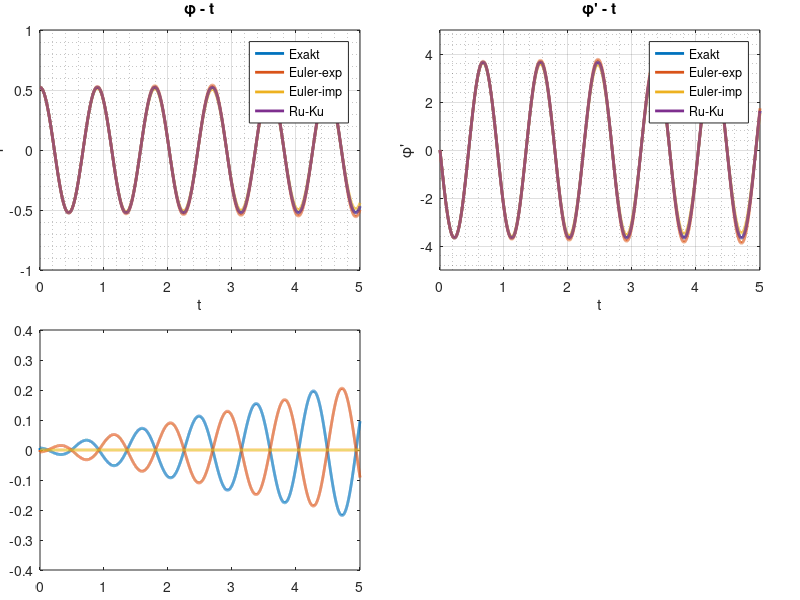

The MATLAB source for this figure: (Note: this script raises an error after producing the figure.)
%% MathPendel_Bearbeitungsfile.m
%  - Systemmatrix erstellen
%  - Anfangsbedingungen einsetzen
%  - Loesung der Gleichung mit verschiedenen numerischen Verfahren
%    berechnen
%  - Lakale und Globale Fehler berechnen
%  - Zeitschritte optimieren und vergleichen
%  ----------------------------------------------------------------------
%  Output:
%       - Berechnungszeit fuer die Loesung der Gleichung(en) mit
%         numerischen Verfahren
%       - Berechnungszeit fuer Fehler
%       - Berechnungszeti fuer die Loesung der Gleichung(en) mit
%         optimierten h (Zeitschrittweite)
%       - Globale Diskretisierungsfehler nach max. Anzahl der Schritte
%       - Glabale Diskratisierungsfehler nach max. Anzahl der Schritte mit
%         optimierten 'h' und vorgegebener Fehler
%       - Figure 1: Numerische Verfahren mit fixen 'h'
%           + Zeitlicher Verlauf von Winkel
%           + Zeitlicher Verlauf von Winkelgeschwindigkeit
%           + Zeitlicher Verlauf von lokalen Fehler
%           + Zeitlicher Verlauf von glabalen Fehler
%       - Figure 2: Numerische Verfahren mit optimierten 'h'
%           + Zeitlicher Verlauf von Winkel mit Euler-Explizit-Verfahren
%           + Zeitlicher Verlauf von Winkel mit Euler-Implizit-Verfahren
%           + Zeitlicher Verlauf von Winkel mit Runge-Kutta-Verfahren
%           + Zeitlicher Verlauf von Winkel
%  ----------------------------------------------------------------------
%  Wen Yi, Karlsruhe Institut of Technology
%  yi.wen@student.kit.edu
%  github.com/wenyi1994/Modellbildung-und-Simulation
%  2017/11/28

%% Bearbeitungsbogen (-zu bearbeiten-)
clear all
close all
clc

%% Parameter
g = 9.81;                           % m/s^2         %% Erdbeschleunigung
l = 0.2;                            % m             %% Laenge l
AnzahlSchritte = 10000;                             %% Anzahl der Zeitschritte
ts=5;                               % s             %% Laufzeit
F_opt=0.001;                                        %% vorgegebener Fehler
h = ts/AnzahlSchritte;                              %% Zeitschrittweite
x_0 = [pi/6;0];                                     %% Anfangsbedingungen in Zustandsvektor
t(1) = 0;                           % s             %% Initialisierung der Zeit
p=[1;4];                                            %% Fehlerordnung

x_Eu_expl(:,1) = x_0;                               %% Anfangsbedingungen fuer Euler explizit
x_Eu_impl(:,1) = x_0;                               %% Anfangsbedingungen fuer Euler implizit
x_RuKu(:,1) = x_0;                                  %% Anfangsbedingungen fuer Runge-Kutta-Verfahren

SystMatr=[0, 1; -g./l, 0];                          %% Systemmatrix
  

tic
for n = 1:AnzahlSchritte
    %% Aufgabe 3: Euler explizit
    x_Eu_expl(:,n+1)=x_Eu_expl(:,n)+h.*(SystMatr*x_Eu_expl(:,n));
       
    %% Aufgabe 4: Euler implizit
    x_Eu_impl(:,n+1) =(eye(2)-h.*SystMatr)\x_Eu_impl(:,n);
    
    %% Aufgabe 5: Runge-Kutta-Verfahren    
    k1(:,n)=h.*(SystMatr*x_RuKu(:,n));
    k2(:,n)=h.*(SystMatr*(x_RuKu(:,n)+0.5.*k1(:,n)));
    k3(:,n)=h.*(SystMatr*(x_RuKu(:,n)+0.5.*k2(:,n)));
    k4(:,n)=h.*(SystMatr*(x_RuKu(:,n)+k3(:,n)));
    x_RuKu(:,n+1) = x_RuKu(:,n)+1/6.*(k1(:,n)+2*k2(:,n)+2*k3(:,n)+k4(:,n));
    
    t(n+1)=t(n)+h;
end
disp('Berechnungszeit: Numerische Verfahren mit fixen ''h''');
disp(['                                    ',num2str(toc),' seconds']);
disp('----------------------------------------------------------------------');

%% Aufgabe 2: exakte Loesung
x_exakt = [pi/6*cos(sqrt(g/l)*t);-pi/6*sqrt(g/l)*sin(sqrt(g/l)*t)];

tic
%% Aufgabe 6: fehler
l_Eu_expl(1)=0;
l_Eu_impl(1)=0;
l_RuKu(1)=0;
for i=1:AnzahlSchritte
    l_Eu_expl(i+1) = (x_Eu_expl(1,i+1)-x_Eu_expl(1,i))/h - (x_exakt(1,i+1)-x_exakt(1,i))/h;
    l_Eu_impl(i+1) = (x_Eu_impl(1,i+1)-x_Eu_impl(1,i))/h - (x_exakt(1,i+1)-x_exakt(1,i))/h;
    l_RuKu(i+1) = (x_RuKu(1,i+1)-x_RuKu(1,i))/h - (x_exakt(1,i+1)-x_exakt(1,i))/h;
end

for i=1:AnzahlSchritte+1
    temp_Eu_ex = x_Eu_expl(1,1:i)-x_exakt(1,1:i);
    temp_Eu_im = x_Eu_impl(1,1:i)-x_exakt(1,1:i);
    temp_RuKu = x_RuKu(1,1:i)-x_exakt(1,1:i);
    
    temp_1 = max(temp_Eu_ex);
    temp_2 = max(abs(temp_Eu_ex));
    e_Eu_expl(i) = [temp_1 == temp_2, temp_1 ~= temp_2] * [temp_2; -temp_2];
    temp_1 = max(temp_Eu_im);
    temp_2 = max(abs(temp_Eu_im));
    e_Eu_impl(i) = [temp_1 == temp_2, temp_1 ~= temp_2] * [temp_2; -temp_2];
    temp_1 = max(temp_RuKu);
    temp_2 = max(abs(temp_RuKu));
    e_RuKu(i) = [temp_1 == temp_2, temp_1 ~= temp_2] * [temp_2; -temp_2];
end
disp('Berechnungszeit: Fehler');
disp(['                                    ',num2str(toc),' seconds']);
disp('----------------------------------------------------------------------');
disp(['Globale Diskretisierungsfehler nach ',num2str(AnzahlSchritte),' Schritte:']);
disp(' ');
disp(['        Euler-Explizit-Verfahren        |       ',num2str(e_Eu_expl(AnzahlSchritte+1))]);
disp(['        Euler-Implizit-Verfahren        |       ',num2str(e_Eu_impl(AnzahlSchritte+1))]);
disp(['          Runge-Kutta-Verfahren         |       ',num2str(e_RuKu(AnzahlSchritte+1))]);
disp('----------------------------------------------------------------------');

%% Aufgabe 7: Plots
figure('Name','Numerische Verfahren mit fixen ''h''','NumberTitle','off');
subplot('position',[0.05,0.55,0.4,0.4]);
plot(t,x_exakt(1,:),'LineWidth',2);
hold on;
plot(t,x_Eu_expl(1,:),'LineWidth',2);
hold on;
plot(t,x_Eu_impl(1,:),'LineWidth',2);
hold on;
plot(t,x_RuKu(1,:),'LineWidth',2);
hold on;
axis([0 ts -1 1]);
grid on;
grid minor;
legend('Exakt','Euler-exp','Euler-imp','Ru-Ku');
xlabel('t');
ylabel('\phi');
title('\phi - t');

subplot('position',[0.55,0.55,0.4,0.4]);
plot(t,x_exakt(2,:),'LineWidth',2);
hold on;
plot(t,x_Eu_expl(2,:),'LineWidth',2);
hold on;
plot(t,x_Eu_impl(2,:),'LineWidth',2);
hold on;
plot(t,x_RuKu(2,:),'LineWidth',2);
hold on;
axis([0 ts -5 5]);
grid on;
grid minor;
legend('Exakt','Euler-exp','Euler-imp','Ru-Ku');
xlabel('t');
ylabel('\phi''');
title('\phi'' - t');

%% Aufgabe 8: Plots
subplot('position',[0.05,0.05,0.4,0.4]);
plot(t,l_Eu_expl,'LineWidth',2);
hold on;
plot(t,l_Eu_impl,'LineWidth',2);
hold on;
plot(t,l_RuKu,'LineWidth',2);
hold on;
xaxis(0,ts);
grid on;
grid minor;
legend('Euler-exp','Euler-imp','Ru-Ku');
xlabel('t');
ylabel('Fehler');
title('Lokaler Fehler - t');

subplot('position',[0.55,0.05,0.4,0.4]);
plot(t,e_Eu_expl,'LineWidth',2);
hold on;
plot(t,e_Eu_impl,'LineWidth',2);
hold on;
plot(t,e_RuKu,'LineWidth',2);
hold on;
xaxis(0,ts);
grid on;
grid minor;
legend('Euler-exp','Euler-imp','Ru-Ku');
xlabel('t');
ylabel('Fehler');
title('Globaler Fehler - t');

tic
%% h Optimierung
x_Eu_expl_h(:,1) = x_0;
x_Eu_impl_h(:,1) = x_0;
x_RuKu_h(:,1) = x_0;

t_count = 1;
t2(1) = 0;
t3(1) = 0;
t4(1) = 0;

h_opt_EE = h;
while t2(t_count) < ts
    %% Euler-Exp mit optimierten h
    x_Eu_expl_h(:,t_count+1)=x_Eu_expl_h(:,t_count)+h_opt_EE.*(SystMatr*x_Eu_expl_h(:,t_count));
    delta=abs(x_Eu_expl_h(1,t_count+1)-pi/6*cos(sqrt(g/l)*(t2(t_count)+h_opt_EE)));
    if delta > F_opt
        h_opt_EE = ((2^p(1)-1)/2^p(1)*F_opt/delta)^(1/p(1))*h_opt_EE;
        t_temp = t2(t_count);
        t_count = 1;
        while t2(t_count) < t_temp
            x_Eu_expl_h(:,t_count+1)=x_Eu_expl_h(:,t_count)+h_opt_EE.*(SystMatr*x_Eu_expl_h(:,t_count));
            t2(t_count+1)=t2(t_count)+h_opt_EE;
            t_count=t_count+1;
        end   
    else
        t2(t_count+1)=t2(t_count)+h_opt_EE;
        t_count=t_count+1;
    end
end
AnzahlSchritte2=t_count;

h_opt_EI = h;
t_count = 1;
while t3(t_count)<ts
    %% Euler-Imp mit optimierten h
    x_Eu_impl_h(:,t_count+1) =(eye(2)-h_opt_EI.*SystMatr)\x_Eu_impl_h(:,t_count);
    delta=abs(x_Eu_impl_h(1,t_count+1)-pi/6*cos(sqrt(g/l)*(t3(t_count)+h_opt_EI)));
    if delta > F_opt
        h_opt_EI = ((2^p(1)-1)/2^p(1)*F_opt/delta)^(1/p(1))*h_opt_EI;
        t_temp = t3(t_count);
        t_count = 1;
        while t3(t_count) < t_temp
            x_Eu_impl_h(:,t_count+1) =(eye(2)-h_opt_EI.*SystMatr)\x_Eu_impl_h(:,t_count);
            t3(t_count+1)=t3(t_count)+h_opt_EI;
            t_count=t_count+1;
        end
    else
        t3(t_count+1)=t3(t_count)+h_opt_EI;
        t_count=t_count+1;
    end
end
AnzahlSchritte3=t_count;

h_opt_RK = h;
t_count = 1;
while t4(t_count)<ts
    %% Runge-Kutta mit optimierten h
    k1h(:,t_count)=h_opt_RK.*(SystMatr*x_RuKu_h(:,t_count));
    k2h(:,t_count)=h_opt_RK.*(SystMatr*(x_RuKu_h(:,t_count)+0.5.*k1h(:,t_count)));
    k3h(:,t_count)=h_opt_RK.*(SystMatr*(x_RuKu_h(:,t_count)+0.5.*k2h(:,t_count)));
    k4h(:,t_count)=h_opt_RK.*(SystMatr*(x_RuKu_h(:,t_count)+k3h(:,t_count)));
    x_RuKu_h(:,t_count+1) = x_RuKu_h(:,t_count)+1/6.*(k1h(:,t_count)+2*k2h(:,t_count)+2*k3h(:,t_count)+k4h(:,t_count));
    delta=abs(x_RuKu_h(1,t_count+1)-pi/6*cos(sqrt(g/l)*(t4(t_count)+h_opt_RK)));
    if delta > F_opt
        h_opt_RK = ((2^p(2)-1)/2^p(2)*F_opt/delta)^(1/p(2))*h_opt_RK;
        t_temp = t4(t_count);
        t_count = 1;
        while t4(t_count) < t_temp
            k1h(:,t_count)=h_opt_RK.*(SystMatr*x_RuKu_h(:,t_count));
            k2h(:,t_count)=h_opt_RK.*(SystMatr*(x_RuKu_h(:,t_count)+0.5.*k1h(:,t_count)));
            k3h(:,t_count)=h_opt_RK.*(SystMatr*(x_RuKu_h(:,t_count)+0.5.*k2h(:,t_count)));
            k4h(:,t_count)=h_opt_RK.*(SystMatr*(x_RuKu_h(:,t_count)+k3h(:,t_count)));
            x_RuKu_h(:,t_count+1) = x_RuKu_h(:,t_count)+1/6.*(k1h(:,t_count)+2*k2h(:,t_count)+2*k3h(:,t_count)+k4h(:,t_count));
            t4(t_count+1)=t4(t_count)+h_opt_RK;
            t_count=t_count+1;
        end
    else
        t4(t_count+1)=t4(t_count)+h_opt_RK;
        t_count=t_count+1;
    end
end
AnzahlSchritte4=t_count;
disp('Berechnungszeit: Numerische Verfahren mit optimierten ''h''');
disp(['                                    ',num2str(toc),' seconds']);
disp('----------------------------------------------------------------------');

%% Fehler mit optimierten h
x_exakt2 = [pi/6*cos(sqrt(g/l)*t2);-pi/6*sqrt(g/l)*sin(sqrt(g/l)*t2)];
x_exakt3 = [pi/6*cos(sqrt(g/l)*t3);-pi/6*sqrt(g/l)*sin(sqrt(g/l)*t3)];
x_exakt4 = [pi/6*cos(sqrt(g/l)*t4);-pi/6*sqrt(g/l)*sin(sqrt(g/l)*t4)];

temp_Eu_ex = x_Eu_expl_h(1,:)-x_exakt2(1,:);
temp_Eu_im = x_Eu_impl_h(1,:)-x_exakt3(1,:);
temp_RuKu = x_RuKu_h(1,:)-x_exakt4(1,:);
    
temp_1 = max(temp_Eu_ex);
temp_2 = max(abs(temp_Eu_ex));
e_Eu_expl_h = [temp_1 == temp_2, temp_1 ~= temp_2] * [temp_2; -temp_2];
temp_1 = max(temp_Eu_im);
temp_2 = max(abs(temp_Eu_im));
e_Eu_impl_h = [temp_1 == temp_2, temp_1 ~= temp_2] * [temp_2; -temp_2];
temp_1 = max(temp_RuKu);
temp_2 = max(abs(temp_RuKu));
e_RuKu_h = [temp_1 == temp_2, temp_1 ~= temp_2] * [temp_2; -temp_2];
disp('Globale Diskretisierungsfehler mit optimierten ''h'':');
disp(' ');
disp(['           Vorgegebener Fehler          |       ',num2str(F_opt)]);
disp('        --------------------------------------------------------------');
disp(['        Euler-Explizit-Verfahren        |       ',num2str(e_Eu_expl_h)]);
disp(['           Anzahl der Schritte          |       ',num2str(AnzahlSchritte2)]);
disp('        --------------------------------------------------------------');
disp(['        Euler-Implizit-Verfahren        |       ',num2str(e_Eu_impl_h)]);
disp(['           Anzahl der Schritte          |       ',num2str(AnzahlSchritte3)]);
disp('        --------------------------------------------------------------');
disp(['          Runge-Kutta-Verfahren         |       ',num2str(e_RuKu_h)]);
disp(['           Anzahl der Schritte          |       ',num2str(AnzahlSchritte4)]);
    
%% Plots mit optimierten h
figure('Name','Numerische Verfahren mit optimierten ''h''','NumberTitle','off');
subplot('position',[0.05,0.55,0.4,0.4]);
plot(t,x_exakt(1,:),'LineWidth',2);
hold on;
plot(t,x_Eu_expl(1,:),'LineWidth',2);
hold on;
plot(t2,x_Eu_expl_h(1,:),'LineWidth',2);
hold on;
axis([0 ts -1 1]);
grid on;
grid minor;
legend('Exakt','Euler-exp','Euler-exp-opt');
xlabel('t');
ylabel('\phi');
title({'Euler-Explizit';'\phi - t'});

subplot('position',[0.55,0.55,0.4,0.4]);
plot(t,x_exakt(1,:),'LineWidth',2);
hold on;
plot(t,x_Eu_impl(1,:),'LineWidth',2);
hold on;
plot(t3,x_Eu_impl_h(1,:),'LineWidth',2);
hold on;
axis([0 ts -1 1]);
grid on;
grid minor;
legend('Exakt','Euler-imp','Euler-imp-opt');
xlabel('t');
ylabel('\phi');
title({'Euler-Implizit';'\phi - t'});

subplot('position',[0.05,0.05,0.4,0.4]);
plot(t,x_exakt(1,:),'LineWidth',2);
hold on;
plot(t,x_RuKu(1,:),'LineWidth',2);
hold on;
plot(t4,x_RuKu_h(1,:),'LineWidth',2);
hold on;
axis([0 ts -1 1]);
grid on;
grid minor;
legend('Exakt','Runge-Kutta','Runge-Kutta-opt');
xlabel('t');
ylabel('\phi');
title({'Runge-Kutta';'\phi - t'});

subplot('position',[0.55,0.05,0.4,0.4]);
plot(t,x_exakt(1,:),'LineWidth',2);
hold on;
plot(t2,x_Eu_expl_h(1,:),'LineWidth',2);
hold on;
plot(t3,x_Eu_impl_h(1,:),'LineWidth',2);
hold on;
plot(t4,x_RuKu_h(1,:),'LineWidth',2);
hold on;
axis([0 ts -1 1]);
grid on;
grid minor;
legend('Exakt','Euler-exp','Euler-imp','Runge-Kutta');
xlabel('t');
ylabel('\phi');
title({'Numerische Verfahren mit optimierten ''h''';'\phi - t'});
